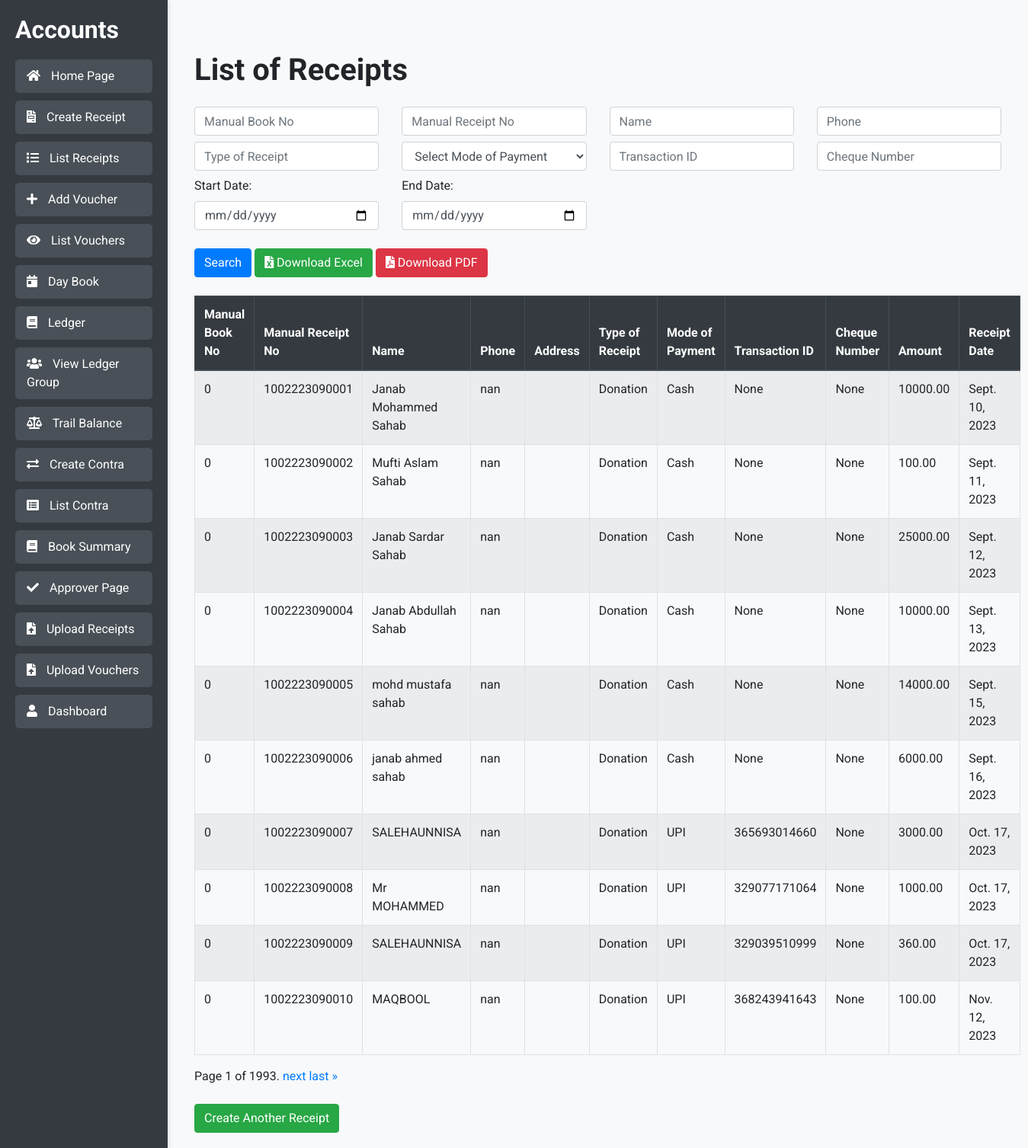
Screenshot of /list-receipts/ (signed in) with the database file from the repository.
### accounts/models.py (models this page shows)
class Receipt(models.Model):
    PAYMENT_CHOICES = [
        ('Cash', 'Cash'),
        ('UPI', 'UPI'),
        ('Bank Transfer', 'Bank Transfer'),
        ('Cheque', 'Cheque'),
    ]
    TYPE_CHOICES = [
        ('Donation', 'Donation'),
        ('Sadqa', 'Sadqa'),
        ('Zakat', 'Zakat'),
        ('Atiya', 'Atiya'),
        ('Fidiya', 'Fidiya'),
        ('Tasdeeq-Nama', 'Tasdeeq-Nama'),
        ('Isala-e-Sawab', 'Isala-e-Sawab'),
        ('Payment Return', 'Payment Return'),  # Added Payment Return
        ('Salary Return', 'Salary Return'),    # Added Salary Return
    ]
    manual_book_no = models.PositiveIntegerField(blank=True, null=True)
    manual_receipt_no = models.CharField(max_length=15, blank=True, null=True)
    name = models.CharField(max_length=100, blank=True, null=True)
    phone = models.CharField(max_length=20, blank=True, null=True)
    address = models.CharField(max_length=300, blank=True, null=True)
    type_of_receipt = models.CharField(max_length=50, choices=TYPE_CHOICES, default='Donation')
    mode_of_payment = models.CharField(max_length=20, choices=PAYMENT_CHOICES, default='Cash')
    transaction_id = models.CharField(max_length=15, blank=True, null=True)
    cheque_number = models.CharField(max_length=15, blank=True, null=True)
    amount = models.DecimalField(max_digits=10, decimal_places=2, validators=[MinValueValidator(0)])
    receipt_date = models.DateField(default=date.today)
    class Meta:
        unique_together = ('manual_book_no', 'manual_receipt_no')

### accounts/views.py (the view)
# urls.py: path('list-receipts/', views.list_receipts, name='list_receipts'),
@login_required
def list_receipts(request):
    receipts = Receipt.objects.all()
    manual_book_no = request.GET.get('manual_book_no')
    if manual_book_no:
        receipts = receipts.filter(manual_book_no__icontains=manual_book_no)
    manual_receipt_no = request.GET.get('manual_receipt_no')
    if manual_receipt_no:
        receipts = receipts.filter(manual_receipt_no__icontains=manual_receipt_no)
    name = request.GET.get('name')
    if name:
        receipts = receipts.filter(name__icontains=name)
    phone = request.GET.get('phone')
    if phone:
        receipts = receipts.filter(phone__icontains=phone)
    type_of_receipt = request.GET.get('type_of_receipt')
    if type_of_receipt:
        receipts = receipts.filter(type_of_receipt__icontains=type_of_receipt)
    mode_of_payment = request.GET.get('mode_of_payment')
    if mode_of_payment:
        receipts = receipts.filter(mode_of_payment__icontains=mode_of_payment)
    transaction_id = request.GET.get('transaction_id')
    if transaction_id:
        receipts = receipts.filter(transaction_id__icontains=transaction_id)
    cheque_number = request.GET.get('cheque_number')
    if cheque_number:
        receipts = receipts.filter(cheque_number__icontains=cheque_number)
    start_date = request.GET.get('start_date')
    end_date = request.GET.get('end_date')
    if start_date and end_date:
        receipts = receipts.filter(receipt_date__range=[start_date, end_date])
    paginator = Paginator(receipts, 10)  # Show 10 receipts per page
    page_number = request.GET.get('page')
    page_obj = paginator.get_page(page_number)
    context = {
        'page_obj': page_obj,
        'manual_book_no': manual_book_no,
        'manual_receipt_no': manual_receipt_no,
        'name': name,
        'phone': phone,
        'type_of_receipt': type_of_receipt,
        'mode_of_payment': mode_of_payment,
        'transaction_id': transaction_id,
        'cheque_number': cheque_number,
        'start_date': start_date,
        'end_date': end_date,
    }
    return render(request, 'list_receipts.html', context)

### accounts/templates/list_receipts.html (shortened to what this page needs)
{% extends 'base.html' %}
{% block content %}
<div class="container mt-5">
    <h1 class="mb-4">List of Receipts</h1>
    <form id="searchForm" method="get" class="mb-4">
        <div class="row">
            <div class="col-md-3 mb-2">
                <input type="text" name="manual_book_no" class="form-control" placeholder="Manual Book No" value="{{ request.GET.manual_book_no }}">
            </div>
            <div class="col-md-3 mb-2">
                <input type="text" name="manual_receipt_no" class="form-control" placeholder="Manual Receipt No" value="{{ request.GET.manual_receipt_no }}">
            </div>
            <div class="col-md-3 mb-2">
                <input type="text" name="name" class="form-control" placeholder="Name" value="{{ request.GET.name }}">
            </div>
            <div class="col-md-3 mb-2">
                <input type="text" name="phone" class="form-control" placeholder="Phone" value="{{ request.GET.phone }}">
            </div>
            <div class="col-md-3 mb-2">
                <input type="text" name="type_of_receipt" class="form-control" placeholder="Type of Receipt" value="{{ request.GET.type_of_receipt }}">
            </div>
            <div class="col-md-3 mb-2">
                <select name="mode_of_payment" class="form-control">
                    <option value="">Select Mode of Payment</option>
                </select>
            </div>
            <div class="col-md-3 mb-2">
                <input type="text" name="transaction_id" class="form-control" placeholder="Transaction ID" value="{{ request.GET.transaction_id }}">
            </div>
            <div class="col-md-3 mb-2">
                <input type="text" name="cheque_number" class="form-control" placeholder="Cheque Number" value="{{ request.GET.cheque_number }}">
            </div>
            <div class="col-md-3 mb-2">
                <label for="start_date" class="form-label">Start Date:</label>
                <input type="date" id="start_date" name="start_date" class="form-control" value="{{ request.GET.start_date }}">
            </div>
            <div class="col-md-3 mb-2">
                <label for="end_date" class="form-label">End Date:</label>
                <input type="date" id="end_date" name="end_date" class="form-control" value="{{ request.GET.end_date }}">
            </div>
        </div>
        <div class="mt-3">
            <button type="submit" class="btn btn-primary">Search</button>
            <button type="submit" name="download_format" value="excel" class="btn btn-success">
                <i class="fas fa-file-excel"></i> Download Excel
            </button>
            <button type="submit" name="download_format" value="pdf" class="btn btn-danger">
                <i class="fas fa-file-pdf"></i> Download PDF
            </button>
        </div>
    </form>
    <table class="table table-striped table-bordered">
        <thead class="thead-dark">
            <tr>
                <th>Manual Book No</th>
                <th>Manual Receipt No</th>
                <th>Name</th>
                <th>Phone</th>
                <th>Address</th>
                <th>Type of Receipt</th>
                <th>Mode of Payment</th>
                <th>Transaction ID</th>
                <th>Cheque Number</th>
                <th>Amount</th>
                <th>Receipt Date</th>
            </tr>
        </thead>
        <tbody>
            {% for receipt in page_obj %}
            <tr>
                <td>{{ receipt.manual_book_no }}</td>
                <td>{{ receipt.manual_receipt_no }}</td>
                <td>{{ receipt.name }}</td>
                <td>{{ receipt.phone }}</td>
                <td>{{ receipt.address }}</td>
                <td>{{ receipt.type_of_receipt }}</td>
                <td>{{ receipt.get_mode_of_payment_display }}</td>
                <td>{{ receipt.transaction_id }}</td>
                <td>{{ receipt.cheque_number }}</td>
                <td>{{ receipt.amount }}</td>
                <td>{{ receipt.receipt_date }}</td>
            </tr>
            {% empty %}
            <tr>
                <td colspan="11" class="text-center">No receipts found</td>
            </tr>
            {% endfor %}
        </tbody>
    </table>
    <div class="pagination">
        <span class="step-links">
            <span class="current">
                Page {{ page_obj.number }} of {{ page_obj.paginator.num_pages }}.
            </span>
            {% if page_obj.has_next %}
                <a href="?page={{ page_obj.next_page_number }}{% if request.GET %}&{{ request.GET.urlencode }}{% endif %}">next</a>
                <a href="?page={{ page_obj.paginator.num_pages }}{% if request.GET %}&{{ request.GET.urlencode }}{% endif %}">last &raquo;</a>
            {% endif %}
        </span>
    </div>
    <div class="mt-4">
        <a href="{% url 'create_receipt' %}" class="btn btn-success">Create Another Receipt</a>
    </div>
</div>
{% endblock %}

### accounts/templates/base.html (style rules this page uses)
body { background: #f8f9fa; font-family: 'Roboto', sans-serif; }
.main-content h1 { font-family: 'Roboto', sans-serif; font-weight: 700; margin-bottom: 20px; }

### rows the page displays
Receipt: manual_book_no "0", manual_receipt_no "1002223090001", name "Janab Mohammed Sahab", phone "nan", type_of_receipt "Donation", mode_of_payment "Cash", transaction_id "None", cheque_number "None", amount "10000.00", receipt_date "Sept. 10, 2023"
Receipt: manual_book_no "0", manual_receipt_no "1002223090002", name "Mufti Aslam Sahab", phone "nan", type_of_receipt "Donation", mode_of_payment "Cash", transaction_id "None", cheque_number "None", amount "100.00", receipt_date "Sept. 11, 2023"
Receipt: manual_book_no "0", manual_receipt_no "1002223090003", name "Janab Sardar Sahab", phone "nan", type_of_receipt "Donation", mode_of_payment "Cash", transaction_id "None", cheque_number "None", amount "25000.00", receipt_date "Sept. 12, 2023"
Receipt: manual_book_no "0", manual_receipt_no "1002223090004", name "Janab Abdullah Sahab", phone "nan", type_of_receipt "Donation", mode_of_payment "Cash", transaction_id "None", cheque_number "None", amount "10000.00", receipt_date "Sept. 13, 2023"
Receipt: manual_book_no "0", manual_receipt_no "1002223090005", name "mohd mustafa sahab", phone "nan", type_of_receipt "Donation", mode_of_payment "Cash", transaction_id "None", cheque_number "None", amount "14000.00", receipt_date "Sept. 15, 2023"
Receipt: manual_book_no "0", manual_receipt_no "1002223090006", name "janab ahmed sahab", phone "nan", type_of_receipt "Donation", mode_of_payment "Cash", transaction_id "None", cheque_number "None", amount "6000.00", receipt_date "Sept. 16, 2023"
Receipt: manual_book_no "0", manual_receipt_no "1002223090007", name "SALEHAUNNISA", phone "nan", type_of_receipt "Donation", mode_of_payment "UPI", transaction_id "365693014660", cheque_number "None", amount "3000.00", receipt_date "Oct. 17, 2023"
Receipt: manual_book_no "0", manual_receipt_no "1002223090008", name "Mr MOHAMMED", phone "nan", type_of_receipt "Donation", mode_of_payment "UPI", transaction_id "329077171064", cheque_number "None", amount "1000.00", receipt_date "Oct. 17, 2023"
Receipt: manual_book_no "0", manual_receipt_no "1002223090009", name "SALEHAUNNISA", phone "nan", type_of_receipt "Donation", mode_of_payment "UPI", transaction_id "329039510999", cheque_number "None", amount "360.00", receipt_date "Oct. 17, 2023"
Receipt: manual_book_no "0", manual_receipt_no "1002223090010", name "MAQBOOL", phone "nan", type_of_receipt "Donation", mode_of_payment "UPI", transaction_id "368243941643", cheque_number "None", amount "100.00", receipt_date "Nov. 12, 2023"

### other values shown
{{ page_obj.number }} "1"
{{ page_obj.paginator.num_pages }} "1993"
